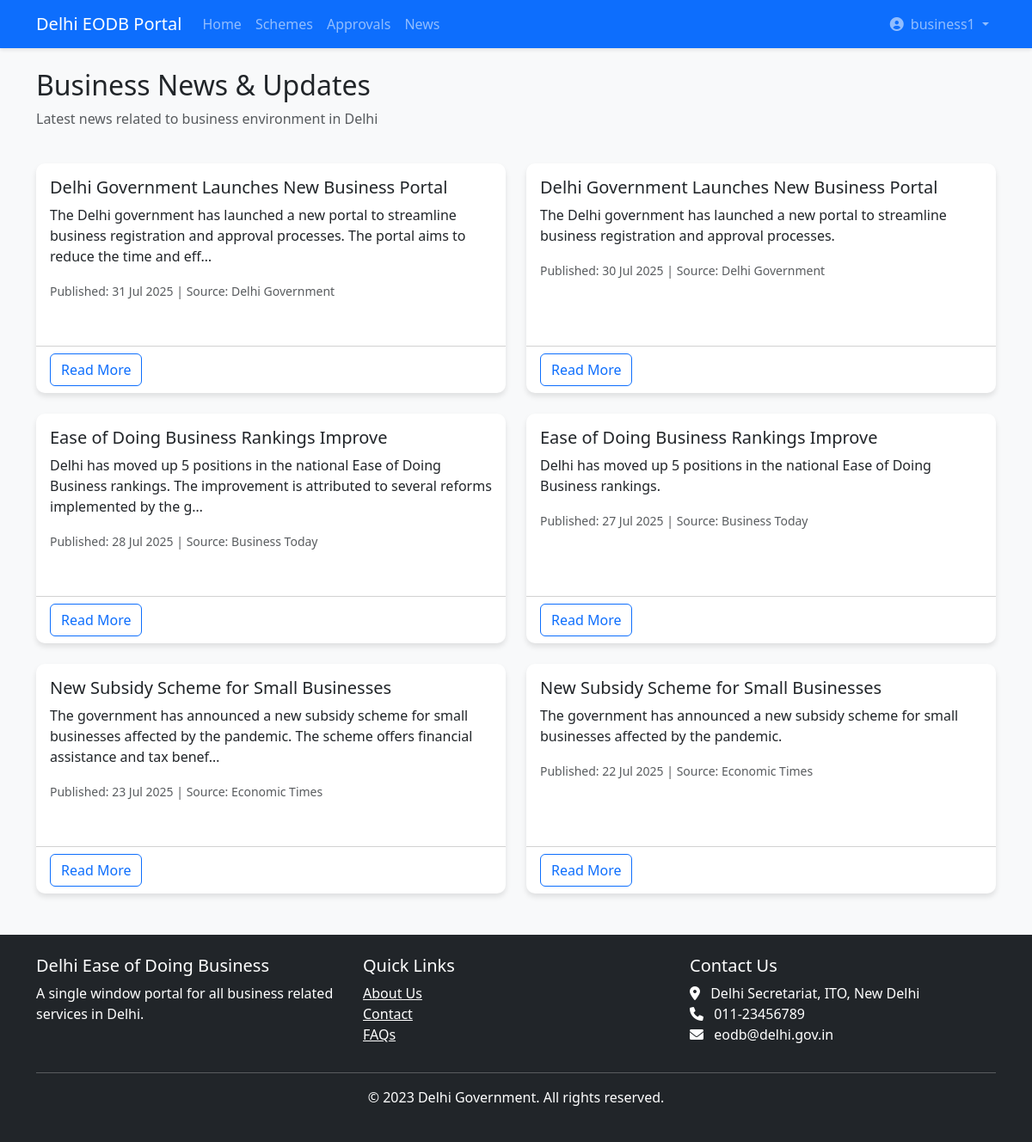
The app's page /news/ (signed in) with its own data.
### business_portal/models.py (models this page shows, shortened)
class NewsArticle(models.Model):
    title = models.CharField(max_length=255)
    content = models.TextField()
    publish_date = models.DateField()
    is_active = models.BooleanField(default=True)
    image = models.ImageField(upload_to='news_images/', null=True, blank=True)
    source = models.CharField(max_length=255)
    source_url = models.URLField(null=True, blank=True)
    created_at = models.DateTimeField(auto_now_add=True)

### business_portal/views.py (the view)
# urls.py: path('news/', views.news, name='news'),
@login_required
def news(request):
    news_articles = NewsArticle.objects.filter(is_active=True).order_by('-publish_date')
    return render(request, 'business_portal/news.html', {'news_articles': news_articles})

### business_portal/templates/business_portal/news.html (shortened to what this page needs)
{% extends "business_portal/base.html" %}
{% load static %}
{% block content %}
<div class="row mb-4">
    <div class="col-md-8">
        <h2>Business News & Updates</h2>
        <p class="text-muted">Latest news related to business environment in Delhi</p>
    </div>
</div>
<div class="row">
    {% for article in news_articles %}
    <div class="col-md-6 mb-4">
        <div class="card h-100">
            <div class="card-body">
                <h5 class="card-title">{{ article.title }}</h5>
                <p class="card-text">{{ article.content|truncatechars:150 }}</p>
                <p class="text-muted">
                    <small>Published: {{ article.publish_date|date:"d M Y" }} | Source: {{ article.source }}</small>
                </p>
            </div>
            <div class="card-footer bg-transparent">
                <a href="{% url 'news_detail' article.id %}" class="btn btn-outline-primary">Read More</a>
            </div>
        </div>
    </div>
    {% empty %}
    <div class="col-12">
        <div class="alert alert-info">
            No news articles available at the moment.
        </div>
    </div>
    {% endfor %}
</div>
{% endblock %}

### business_portal/templates/business_portal/base.html (shortened to what this page needs)
{% load static %}
<!DOCTYPE html>
<html lang="en">
<head>
    <link href="https://cdn.jsdelivr.net/npm/bootstrap@5.3.0/dist/css/bootstrap.min.css" rel="stylesheet">
    <link rel="stylesheet" href="https://cdnjs.cloudflare.com/ajax/libs/font-awesome/6.0.0/css/all.min.css">
    <link rel="stylesheet" href="{% static 'css/style.css' %}">
</head>
<body>
    <nav class="navbar navbar-expand-lg navbar-dark bg-primary">
        <div class="container">
            <a class="navbar-brand" href="{% url 'home' %}">Delhi EODB Portal</a>
            <div class="collapse navbar-collapse" id="navbarNav">
                <ul class="navbar-nav me-auto">
                    <li class="nav-item">
                        <a class="nav-link" href="{% url 'home' %}">Home</a>
                    </li>
                    <li class="nav-item">
                        <a class="nav-link" href="{% url 'government_schemes' %}">Schemes</a>
                    </li>
                    <li class="nav-item">
                        <a class="nav-link" href="{% url 'approval_types' %}">Approvals</a>
                    </li>
                    <li class="nav-item">
                        <a class="nav-link" href="{% url 'news' %}">News</a>
                    </li>
                </ul>
                <ul class="navbar-nav">
                    {% if user.is_authenticated %}
                        <li class="nav-item dropdown">
                            <a class="nav-link dropdown-toggle" href="#" id="navbarDropdown" role="button" data-bs-toggle="dropdown">
                                <i class="fas fa-user-circle me-1"></i> {{ user.username }}
                            </a>
                        </li>
                    {% endif %}
                </ul>
            </div>
        </div>
    </nav>
    <main class="container my-4">
        {% block content %}{% endblock %}
    </main>
    <footer class="bg-dark text-white py-4 mt-4">
        <div class="container">
            <div class="row">
                <div class="col-md-4">
                    <h5>Delhi Ease of Doing Business</h5>
                    <p>A single window portal for all business related services in Delhi.</p>
                </div>
                <div class="col-md-4">
                    <h5>Quick Links</h5>
                    <ul class="list-unstyled">
                        <li><a href="#" class="text-white">About Us</a></li>
                        <li><a href="#" class="text-white">Contact</a></li>
                        <li><a href="#" class="text-white">FAQs</a></li>
                    </ul>
                </div>
                <div class="col-md-4">
                    <h5>Contact Us</h5>
                    <address>
                        <i class="fas fa-map-marker-alt me-2"></i> Delhi Secretariat, ITO, New Delhi<br>
                        <i class="fas fa-phone me-2"></i> 011-23456789<br>
                        <i class="fas fa-envelope me-2"></i> eodb@delhi.gov.in
                    </address>
                </div>
            </div>
            <hr>
            <div class="text-center">
                <p>&copy; 2023 Delhi Government. All rights reserved.</p>
            </div>
        </div>
    </footer>
</body>
</html>

### business_portal/static/css/style.css (style rules this page uses)
body { background-color: #f8f9fa; font-family: 'Segoe UI', Tahoma, Geneva, Verdana, sans-serif; }
.navbar { box-shadow: 0 2px 4px rgba(0,0,0,.1); }
.card { border: none; border-radius: 10px; box-shadow: 0 4px 6px rgba(0,0,0,.1); transition: transform 0.3s ease; margin-bottom: 20px; }

### records on screen
NewsArticle: title "Delhi Government Launches New Business Portal", content "The Delhi government has launched a new portal to streamline business registration and approval processes. The portal aims to reduce the time and eff…", publish_date "31 Jul 2025", source "Delhi Government"
NewsArticle: title "Delhi Government Launches New Business Portal", content "The Delhi government has launched a new portal to streamline business registration and approval processes.", publish_date "30 Jul 2025", source "Delhi Government"
NewsArticle: title "Ease of Doing Business Rankings Improve", content "Delhi has moved up 5 positions in the national Ease of Doing Business rankings. The improvement is attributed to several reforms implemented by the g…", publish_date "28 Jul 2025", source "Business Today"
NewsArticle: title "Ease of Doing Business Rankings Improve", content "Delhi has moved up 5 positions in the national Ease of Doing Business rankings.", publish_date "27 Jul 2025", source "Business Today"
NewsArticle: title "New Subsidy Scheme for Small Businesses", content "The government has announced a new subsidy scheme for small businesses affected by the pandemic. The scheme offers financial assistance and tax benef…", publish_date "23 Jul 2025", source "Economic Times"
NewsArticle: title "New Subsidy Scheme for Small Businesses", content "The government has announced a new subsidy scheme for small businesses affected by the pandemic.", publish_date "22 Jul 2025", source "Economic Times"

### other values on screen
{{ user.username }} "business1"
